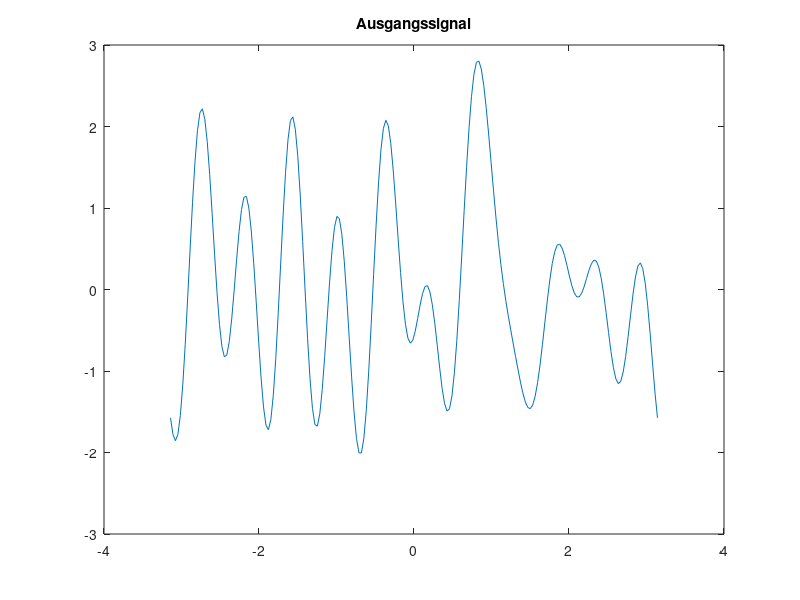
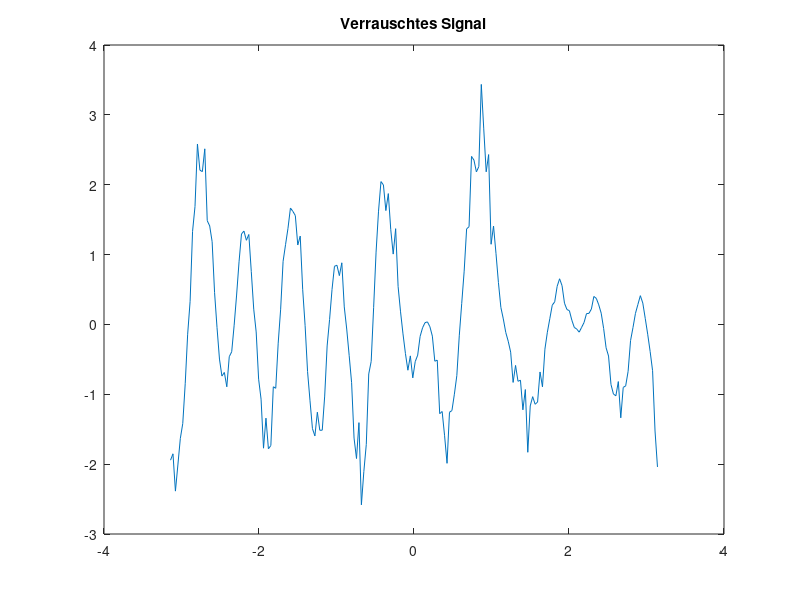
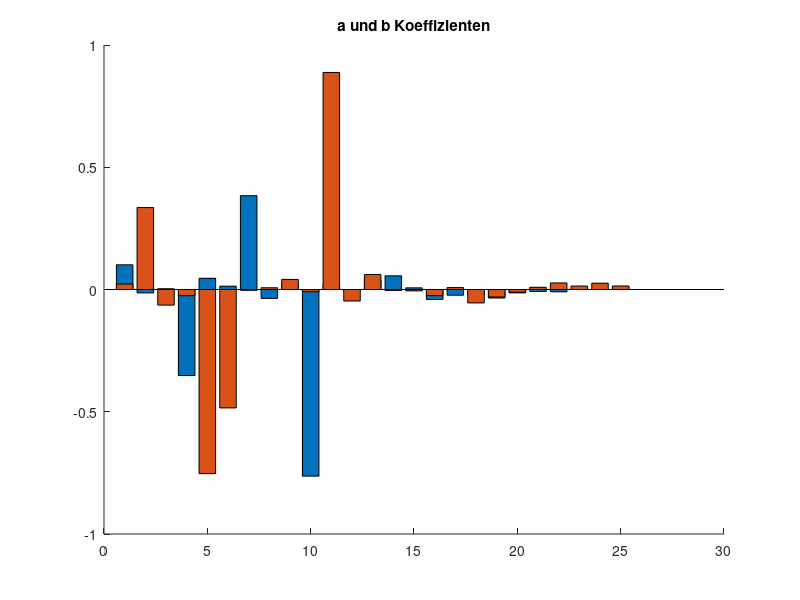
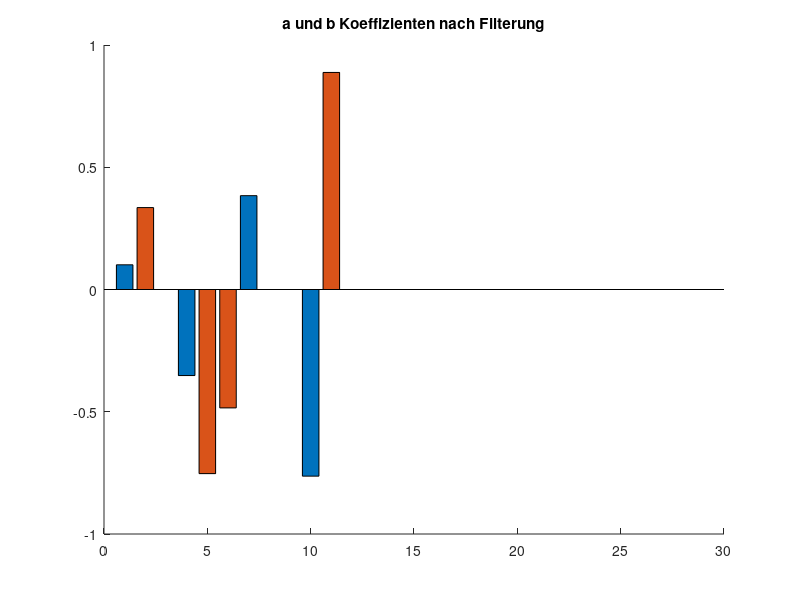

The MATLAB script that drew these images, in order:
%Fourieranalyse mit dem verrauschten Signal

clear
load("BeispielsignalFourier.mat");

%Konstanten
T = 2*pi;
w = 2*pi/T;
n = 25;
thresh = 0.07;

figure(1)
plot(t, signal)
title("Ausgangssignal")

figure(2)
plot(t, signal_mit_rauschen)
title("Verrauschtes Signal")


a0 = 2/T * trapz(t, signal_mit_rauschen.*cos(0*w*t));

a = zeros(1,n);
b = zeros(1,n);

for i=1:n
    a(i) = 2/T * trapz(t, signal_mit_rauschen.*cos(i*w*t));
    b(i) = 2/T * trapz(t, signal_mit_rauschen.*sin(i*w*t));
end

N = 1:n;

figure(3)
hold on
bar(N, a)
bar(N, b)
hold off
title("a und b Koeffizienten")

%Wiederherstellen
for i=1:n
    if abs(a(i))<thresh
        a(i) = 0;
    end
    if abs(b(i))<thresh
        b(i) = 0;
    end
end

figure(4)
hold on
bar(N, a)
bar(N, b)
hold off
title("a und b Koeffizienten nach Filterung")

s = a0/2 + sum(a'.*cos(N'.*w.*t) + b'.*sin(N'.*w.*t));

figure(5)
hold on
plot(t, s);
plot(t, signal);
hold off
title("gefiltertes Signal");
legend("Ausgangssignal", "Gefilterte Signal")
